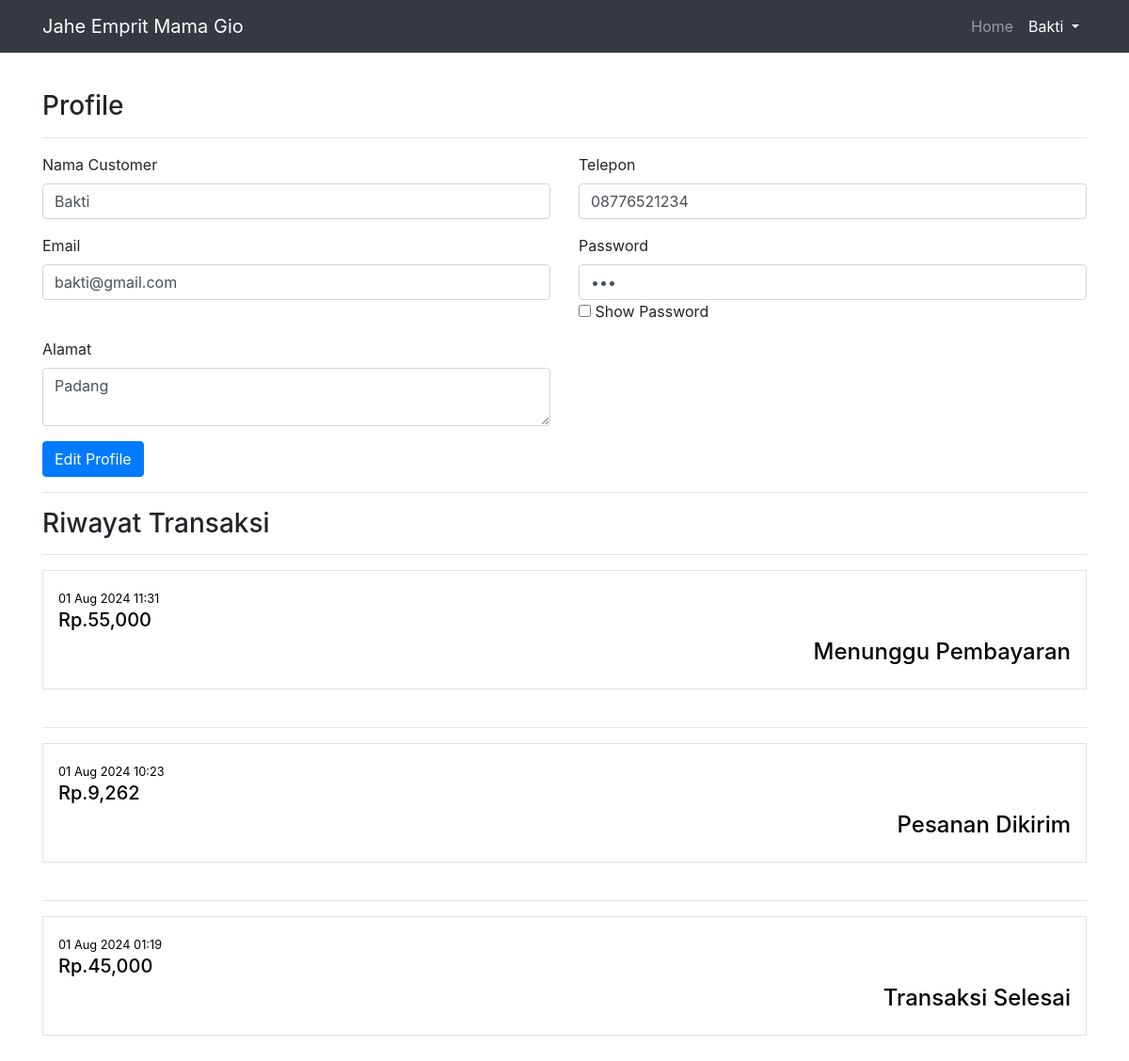
Page /customer/profile.php (signed in) on the committed database.
### tables this page shows
CREATE TABLE `customer` (
  `id_customer` varchar(30) NOT NULL,
  `nama_customer` varchar(30) NOT NULL,
  `alamat` text NOT NULL,
  `email` varchar(30) NOT NULL,
  `password` varchar(30) NOT NULL,
  `telp` varchar(30) NOT NULL
);

CREATE TABLE `transaksi` (
  `id_transaksi` varchar(30) NOT NULL,
  `id_customer` varchar(30) NOT NULL,
  `nama_customer` varchar(30) NOT NULL,
  `telepon` int(30) NOT NULL,
  `catatan_pembelian` text NOT NULL,
  `alamat` text NOT NULL,
  `total` int(30) NOT NULL,
  `no_rek` int(30) NOT NULL,
  `kurir` varchar(30) NOT NULL,
  `no_resi` varchar(30) NOT NULL,
  `tgl_transaksi` varchar(30) NOT NULL,
  `status` varchar(30) NOT NULL
);

### customer/profile.php (the view, shortened to what this page needs)
<?php
include '../koneksi.php';
?>
<!DOCTYPE html>
<html lang="en">
<head>
	<link rel="stylesheet" href="../assets/css/style.css">
	<link rel="stylesheet" href="../assets/css/bootstrap.min.css">
	<link rel="stylesheet" href="../assets/css/font-awesome.min.css">
</head>
<body>
	<nav class="navbar navbar-expand-lg navbar-dark bg-dark fixed-top">
		<div class="container">
			<a class="navbar-brand" href="#">Jahe Emprit Mama Gio</a>
			<div class="collapse navbar-collapse" id="navbarResponsive">
				<ul class="navbar-nav ml-auto">
					<li class="nav-item">
						<a class="nav-link" href="../index.php">Home
						</a>
					</li>
					<?php
					$id_customer = $_SESSION['id_customer'];
					$customer = mysqli_query($koneksi, "SELECT*FROM customer where id_customer = '$id_customer' ");
					$cust = mysqli_fetch_array($customer);
					?>
					<li class="nav-item dropdown active">
						<a class="nav-link dropdown-toggle" href="#" id="navbarDropdown" role="button" data-toggle="dropdown" aria-haspopup="true" aria-expanded="false">
							<?php
							echo $cust['nama_customer'];
							?>
						</a>
					</li>
				</ul>
			</div>
		</div>
	</nav>
	<br><br><br><br>
	<div class="container">
		<h3 class="display-5">Profile</h3>
		<hr>
		<form method="POST" action="aksi_profile.php">
			<div class="row">
				<div class="col-md-6">
					<div class="form-group">
						<label for="nama">Nama Customer</label>
						<input type="text" class="form-control" name="nama_customer" id="nama" placeholder="Nama" required="required" value="<?php echo $cust['nama_customer']; ?>">
					</div>
				</div>
				<div class="col-md-6">
					<div class="form-group">
						<label for="telepon">Telepon</label>
						<input type="number" class="form-control" name="telp" id="telepon" placeholder="Nomor Telepon" required="required" value="<?php echo $cust['telp']; ?>">
					</div>
				</div>
			</div>
			<div class="row">
				<div class="col-md-6">
					<div class="form-group">
						<label for="email">Email</label>
						<input type="email" class="form-control" name="email" id="email" placeholder="Email" required="required" value="<?php echo $cust['email']; ?>">
					</div>
				</div>
				<div class="col-md-6">
					<div class="form-group">
						<label for="pass">Password</label>
						<input type="password" class="form-control" name="password" id="pass" placeholder="Password" required="required" value="<?php echo $cust['password']; ?>">
						<input type="checkbox" onclick="showPassword()"> Show Password
					</div>
				</div>
			</div>
			<div class="row">
				<div class="col-md-6">
					<div class="form-group">
						<label for="alamat">Alamat</label>
						<textarea class="form-control" name="alamat" id="alamat" placeholder="Alamat" required="required"><?php echo $cust['alamat']; ?></textarea>
					</div>
				</div>
			</div>
			<button type="submit" class="btn btn-primary">Edit Profile</button>
		</form>
		<hr>
		<h3 class="display-5">Riwayat Transaksi</h3>
		<?php
		$cek = mysqli_query($koneksi, "SELECT*FROM transaksi where id_customer = '$id_customer'");
		$cek_data = mysqli_num_rows($cek);
		if ($cek_data < 1) {
		?>
			<hr>
			<center>
				<img src="../assets/img/no_order.png" width="200px" height="200px">
				<br>
				<h3>Belum Ada Transaksi</h3><br>
			</center>
			<?php
		} else {
			$data = mysqli_query($koneksi, " select *  from transaksi where id_customer = '$id_customer' order by id_transaksi desc");
			while ($row = mysqli_fetch_array($data)) {
			?>
				<hr>
				<div id="detail_transaksi">
					<a href="detail_transaksi.php?id_transaksi=<?php echo $row['id_transaksi']; ?>">
						<div class="media border p-3">
							<div class="media-body">
								<small><?php echo $row['tgl_transaksi']; ?></small>
								<h5>Rp.<?php echo number_format($row['total']); ?></h5>
								<h4 class="text-right"><?php echo $row['status']; ?></h4>
							</div>
						</div>
					</a>
				</div>
				<br>
			<?php } ?>
			<br>
		<?php } ?>
	</div>
	<br><br><br>
</body>
</html>

### assets/css/style.css (style rules this page uses)
#detail_transaksi a { text-decoration: none; color : #000; }

### rows in the picture
customer: nama_customer "Bakti", telp "08776521234", email "bakti@gmail.com", alamat "Padang"
transaksi: tgl_transaksi "01 Aug 2024 11:31", total "55,000", status "Menunggu Pembayaran"
transaksi: tgl_transaksi "01 Aug 2024 10:23", total "9,262", status "Pesanan Dikirim"
transaksi: tgl_transaksi "01 Aug 2024 01:19", total "45,000", status "Transaksi Selesai"
